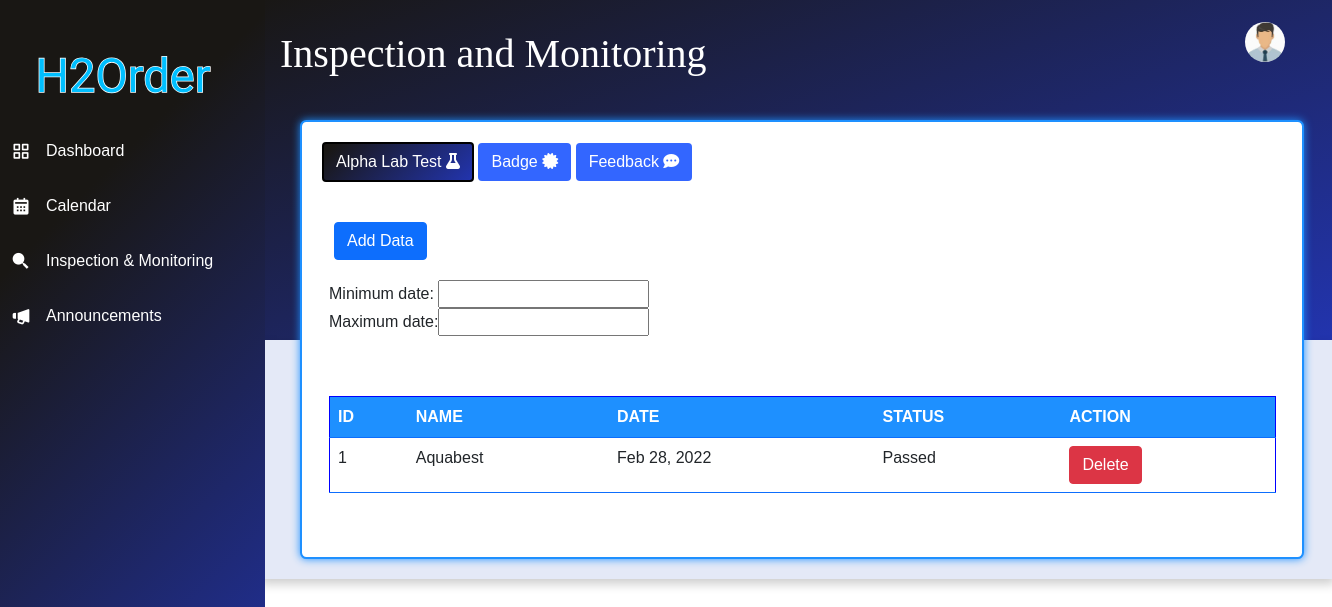
The page /admin/inspection.php (signed in) on the database as committed earlier.
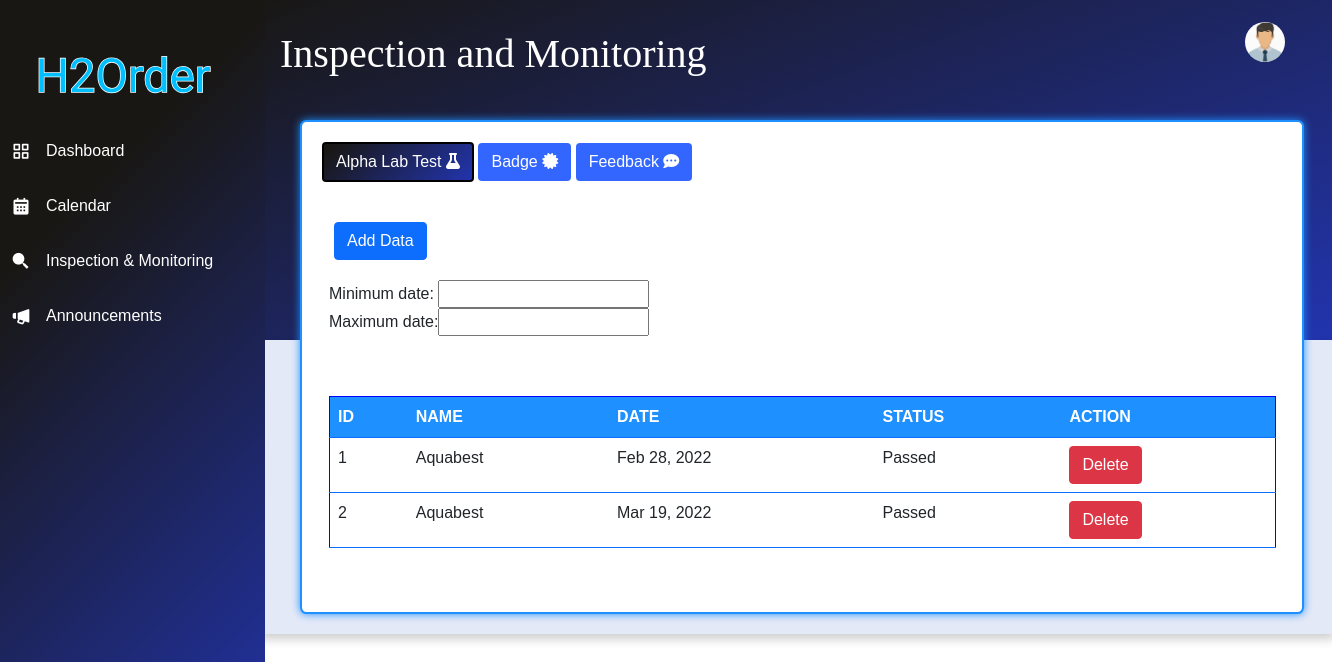
The same page on the database as committed later.
### tables this page shows
CREATE TABLE `inspection` (
  `inspection_id` int(11) NOT NULL,
  `merchant_id` int(11) NOT NULL,
  `date` timestamp NOT NULL DEFAULT CURRENT_TIMESTAMP ON UPDATE CURRENT_TIMESTAMP,
  `status` varchar(50) NOT NULL
);

CREATE TABLE `merchant` (
  `merchant_id` int(11) NOT NULL,
  `username` varchar(255) NOT NULL,
  `password` varchar(255) NOT NULL,
  `business_name` varchar(255) NOT NULL,
  `owner` varchar(255) NOT NULL,
  `address` varchar(255) NOT NULL,
  `email` varchar(255) NOT NULL,
  `contact_number` varchar(255) NOT NULL,
  `image` varchar(255) NOT NULL,
  `latitude` varchar(255) NOT NULL,
  `longitude` varchar(255) NOT NULL,
  `opening` time NOT NULL,
  `closing` time NOT NULL
);

### admin/name.php (called while the page is built, shortened)
<?php
	require 'connect.php';
	$query = $conn->query("SELECT * FROM `admin` WHERE `admin_id` = '$_SESSION[admin_id]'") or die(mysqli_error());
	$fetch = $query->fetch_array();
?>

### admin/inspection.php (the view, shortened to what this page needs)
<!DOCTYPE html>
<?php
	require 'name.php';
?>
<html lang="en" dir="ltr">
  <head>
    <link rel="stylesheet" href="../admin/navstyle.css">
    <link rel="stylesheet" href="../admin/ad_style.css">
    <link href="https://cdn.jsdelivr.net/npm/bootstrap@5.0.2/dist/css/bootstrap.min.css" rel="stylesheet">
    <link href='https://unpkg.com/boxicons@2.0.7/css/boxicons.min.css' rel='stylesheet'>
<link rel="stylesheet" href="https://cdn.datatables.net/1.10.21/css/dataTables.bootstrap4.min.css">
 <link rel='stylesheet' href='https://cdn.datatables.net/buttons/1.2.2/css/buttons.bootstrap.min.css'>
<link rel='stylesheet' href='https://cdn.datatables.net/1.10.24/css/jquery.dataTables.min.css'>
<link rel='stylesheet' href='https://cdn.datatables.net/datetime/1.0.3/css/dataTables.dateTime.min.css'>
   </head>
<body>
 <?php include'navbar.php';?>
  <div style="height: 340px; background-color: #2234ae;
    background-image: linear-gradient(340deg, #2234ae 0%,  #191714 89%);">
      <br>
      <span style="color:white;
    margin-left:280px; margin-top:30px; font-size: 40px; font-family:Monotype Corsiva;
  font-weight: 400;" class="links_name">Inspection and Monitoring</span>
  </div>
<div class="home_content">
   <div id="tbl-contain" style=" margin-top:-240px;
    width: 97%;height:100%; max-height:4000px;
    background-color: white;  border-radius: .4rem;
    border-color:dodgerBlue;
    border:2px solid dodgerBlue;
    box-shadow: 0 0 8px 0 dodgerBlue; margin-left:20px;
      ">
<div class="action">
        <div class="profile" style="margin-top:-100px;
        margin-right:17px;float:right" onclick="menuToggle()">
            <img src = "../photo/<?php echo $fetch['photo']?>" id = "lbl" width = "100%" height = "100%"/>
        </div>
    </div>
<a  class = "btn btn-default  " href = "../admin/inspection.php"
  style="border:2px solid black ;margin-left:20px;margin-top:20px;
  background-image: linear-gradient(315deg, #2234ae 0%, #191714 95%);color:white;" >
                   Alpha Lab Test <i class = "fa fa-flask"></i></a>
<a  class = "btn btn-default focus" href = "../admin/badge.php"
 style="background-color:#3366ff; color:white;margin-top:20px;">
                    Badge <i class = "fa fa-certificate"></i></a>
<a  class = "btn btn-default focus" href = "../admin/feedback.php"
 style="background-color:#3366ff; color:white;margin-top:20px;">
                    Feedback <i class = "fa fa-commenting"></i></a>
<div class="container">
<button type="button" class="btn btn-primary" data-bs-toggle="modal" data-bs-target="#myModal"
 style="margin-left: 20px; margin-top: 40px;margin-bottom: 20px;">
  Add Data
</button>
            <?php require_once 'add_query_inspection.php'?>
     <br>
<table border="0" cellspacing="5" cellpadding="5" style="margin-left: 15px; margin-bottom:30px;">
        <tbody><tr>
            <td>Minimum date:</td>
            <td><input type="text" id="min" name="min"></td>
        </tr>
        <tr>
            <td>Maximum date:</td>
            <td><input type="text" id="max" name="max"></td>
        </tr>
    </tbody>
</table>
<table id="table" class="table" style="margin-left:15px; width:97%; margin-top:60px;border:1px solid blue;" >
  <thead>
    <tr>
      <th scope="col" class=" border-primary" style="background:#1E90FF;color:white;">ID</th>
      <th scope="col" class=" border-primary" style="background:#1E90FF;color:white;">NAME</th>
      <th scope="col" class=" border-primary" style="background:#1E90FF;color:white;">DATE</th>
      <th scope="col" class=" border-primary" style="background:#1E90FF;color:white;">STATUS</th>
      <th scope="col" class=" border-primary" style="background:#1E90FF;color:white;">ACTION</th>
    </tr>
  </thead>
  <tbody>
  <?php
			$query = $conn->query("SELECT inspection.inspection_id, merchant.business_name, inspection.date,inspection.status
        FROM merchant RIGHT JOIN inspection ON merchant.merchant_id = inspection.merchant_id ") or die(mysqli_error());
				while($fetch = $query->fetch_array()){
	 ?>
    <tr>
      <td scope="row" class=" border-primary"  ><?php echo $fetch['inspection_id']?></th>
      <td class=" border-primary" ><?php echo $fetch['business_name']?></td>
      <td class="border-primary"><?php echo date("M d, Y", strtotime($fetch['date']))?></td>
      <td class=" border-primary" ><?php echo $fetch['status']?> </td>
      <td class=" border-primary" style=" color:white;">
       <a class = "btn btn-danger" href="delete_inspection.php?inspection_id=<?php echo $fetch['inspection_id']?>" onclick = "confirmationDelete(this); return false;" ><i class = "" ></i> Delete</a></td>
    </tr>
    <?php
				}
		 ?>
</table><br><br>
     </div>
    </div>
  </div>
</body>
</html>

Rows that differ between the two databases and show on the page:
added inspection: inspection_id "2", merchant.business_name "Aquabest", date "Mar 19, 2022", status "Passed"
